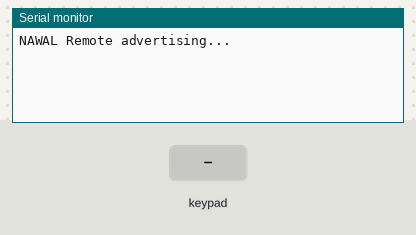
Simulated run of this sketch. Board: ESP32. Shown: the last lines printed to the serial monitor. The test bench sets the inputs (shaded band). Nothing arrives over Bluetooth unless stated; a phone connects over Bluetooth LE 3 s after start.

Above: at 1.2 s.
1.3 s: keypad keys 1 3 1 4 2 7 2 6 pressed 0.4 s apart
At 5.3 s:
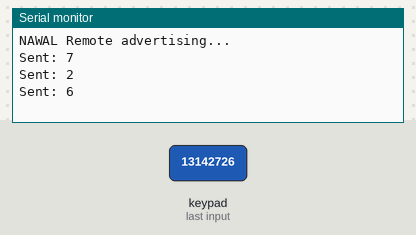
6.0 s: key 'H' pressed
At 6.7 s:
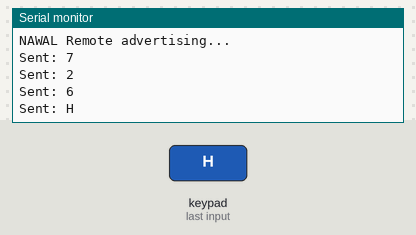
7.5 s: key 'U' pressed
At 7.8 s:
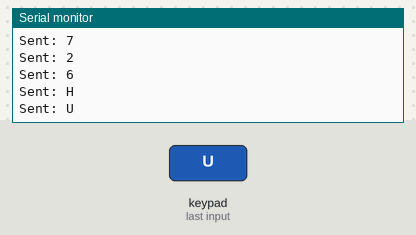
9.0 s: keypad keys 1 3 1 4 2 7 2 6 D pressed 0.4 s apart
At 12.7 s:
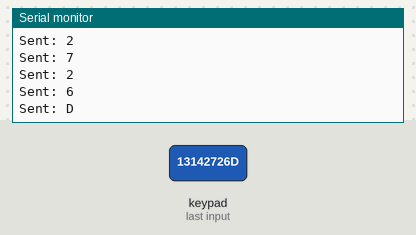
14.1 s: key 'B' pressed
At 15.3 s:
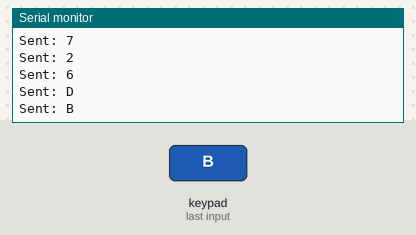
15.6 s: key 'S' pressed
At 16.7 s:
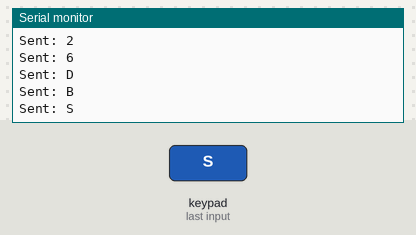
Timing chart, 0 to 18.1 s (numbered marks = the images above; inputs shaded):
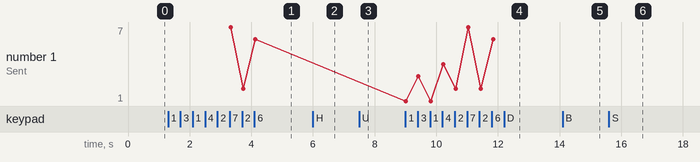

The sketch:

nawal_remote.ino
```cpp
/*  NAWAL Remote — ESP32 BLE firmware
 *  16-button 4x4 matrix -> one byte per press, sent to the Flutter app.
 *  Board:     ESP32 Dev Module        Libraries: Keypad (Mark Stanley)
 *  Built-in:  ESP32 BLE (BLEDevice.h) ships with the ESP32 core
 *
 *  CONTRACT: the byte each key sends here MUST match _decode() in the app
 *  (lib/core/services/nawal_remote.dart). Change one, change both.
 */
#include <BLEDevice.h>
#include <BLEServer.h>
#include <BLEUtils.h>
#include <BLE2902.h>
#include <Keypad.h>

// ---- Custom BLE IDs — must match the app exactly ----
#define SERVICE_UUID      "a1c00000-1b2c-4f3d-8e9a-0123456789ab"
#define BUTTON_CHAR_UUID  "a1c00001-1b2c-4f3d-8e9a-0123456789ab"
#define DEVICE_NAME       "NAWAL Remote"

BLECharacteristic *btnChar;
bool connected = false;

// ---- 4x4 matrix: each cell is one button; the char is what the app reads ----
const byte ROWS = 4, COLS = 4;
char keys[ROWS][COLS] = {
  {'1','2','3','H'},   // H = Hint (eye)
  {'4','5','6','U'},   // U = Page Up
  {'7','8','9','D'},   // D = Page Down
  {'B','S','N','C'}    // Back  Sound  Next  Call
};
byte rowPins[ROWS] = {13,14,27,26};
byte colPins[COLS] = {32,33,25,4};
Keypad keypad = Keypad(makeKeymap(keys), rowPins, colPins, ROWS, COLS);

// ---- Re-advertise automatically when the tablet disconnects ----
class ServerCB : public BLEServerCallbacks {
  void onConnect(BLEServer *s)    { connected = true; }
  void onDisconnect(BLEServer *s) { connected = false; s->getAdvertising()->start(); }
};

void setup() {
  Serial.begin(115200);
  keypad.setDebounceTime(40);

  BLEDevice::init(DEVICE_NAME);
  BLEServer *server = BLEDevice::createServer();
  server->setCallbacks(new ServerCB());

  BLEService *svc = server->createService(SERVICE_UUID);
  btnChar = svc->createCharacteristic(BUTTON_CHAR_UUID,
              BLECharacteristic::PROPERTY_NOTIFY);
  btnChar->addDescriptor(new BLE2902());   // lets the app subscribe
  svc->start();

  BLEAdvertising *adv = BLEDevice::getAdvertising();
  adv->addServiceUUID(SERVICE_UUID);
  adv->setScanResponse(true);
  BLEDevice::startAdvertising();
  Serial.println("NAWAL Remote advertising...");
}

void loop() {
  char key = keypad.getKey();          // non-blocking
  if (key && connected) {
    uint8_t b = (uint8_t)key;
    btnChar->setValue(&b, 1);           // send the single byte
    btnChar->notify();
    Serial.printf("Sent: %c\n", key);
  }
}
```

Measured:
- after the input at 1.3 s, the serial monitor: prints a new line after 2.0 s (image 1)
- after the input at 6.0 s, the serial monitor: prints a new line at once (image 2)
- after the input at 7.5 s, the serial monitor: prints a new line at once (image 3)
- after the input at 9.0 s, the serial monitor: prints a new line at once (image 4)
- after the input at 14.1 s, the serial monitor: prints a new line at once (image 5)
- after the input at 15.6 s, the serial monitor: prints a new line at once (image 6)
